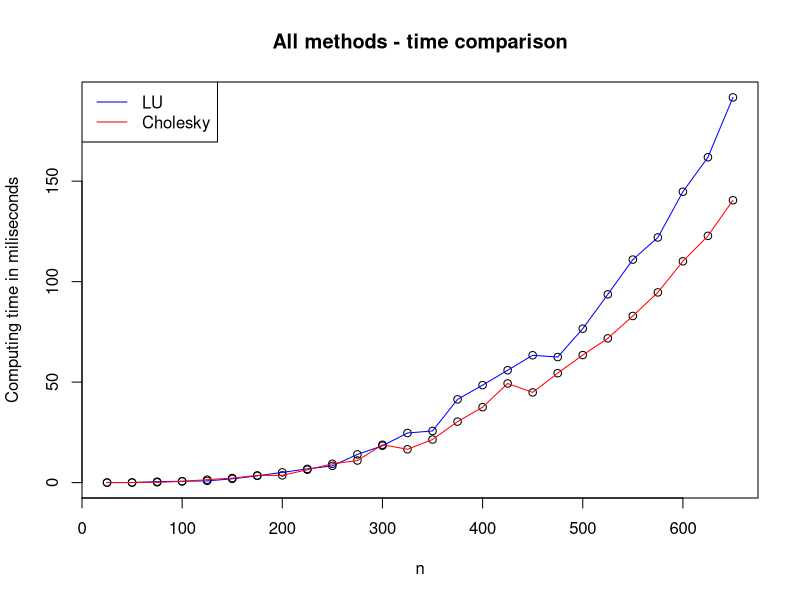

R code for this plot: (Note: this script raises an error after producing the figure.)
results = read.csv("f_times.txt")
avg_results = aggregate( time ~ n:alg, data=results, FUN=mean)
avg_results$sd = aggregate( time ~ n:alg, data=results, FUN=sd)$time

y_range = range(0, avg_results$time)

pdf(file="times1.pdf", height=5, width=10, bg="white")

plot(avg_results$n, avg_results$time, main="All methods - time comparison",
	lty = 1, ylim = y_range, xlab = "n", ylab = "Computing time in miliseconds", col="black")


lines(avg_results[avg_results$alg=="LU",]$n, avg_results[avg_results$alg=="LU",]$time, lty = 1, col = "blue")
lines(avg_results[avg_results$alg=="Cholesky",]$n, avg_results[avg_results$alg=="Cholesky",]$time, lty = 1, col = "red")
legend("topleft", c("LU", "Cholesky"), col=c("blue","red"),lty=1)

seq1 <- seq(10, 650, length.out=250)

errbar(avg_results[avg_results$alg=="LU",]$n,
	avg_results[avg_results$alg=="LU",]$time,
	avg_results[avg_results$alg=="LU",]$time-avg_results[avg_results$alg=="LU",]$sd,
	avg_results[avg_results$alg=="LU",]$time+avg_results[avg_results$alg=="LU",]$sd,
	main = "", xlab="n", ylab="Computing time in miliseconds", add=FALSE)
title(main = "LU")

LU_n = avg_results[avg_results$alg=="LU",]$n
LU_t = avg_results[avg_results$alg=="LU",]$time

fit1 <- lm(LU_t ~ poly(LU_n, 3, raw=TRUE))
lines(seq1, predict(fit1, data.frame(LU_n=seq1)), col='blue')



errbar(avg_results[avg_results$alg=="Cholesky",]$n,
	avg_results[avg_results$alg=="Cholesky",]$time,
	avg_results[avg_results$alg=="Cholesky",]$time-avg_results[avg_results$alg=="Cholesky",]$sd,
	avg_results[avg_results$alg=="Cholesky",]$time+avg_results[avg_results$alg=="Cholesky",]$sd,
	main = "", xlab="n", ylab="Computing time in miliseconds", add=FALSE)
title(main = "Cholesky")
Cholesky_n = avg_results[avg_results$alg=="Cholesky",]$n
Cholesky_t = avg_results[avg_results$alg=="Cholesky",]$time

fit2 <- lm(Cholesky_t ~ poly(Cholesky_n, 3, raw=TRUE))
lines(seq1, predict(fit2, data.frame(Cholesky_n=seq1)), col='red')



dev.off()
